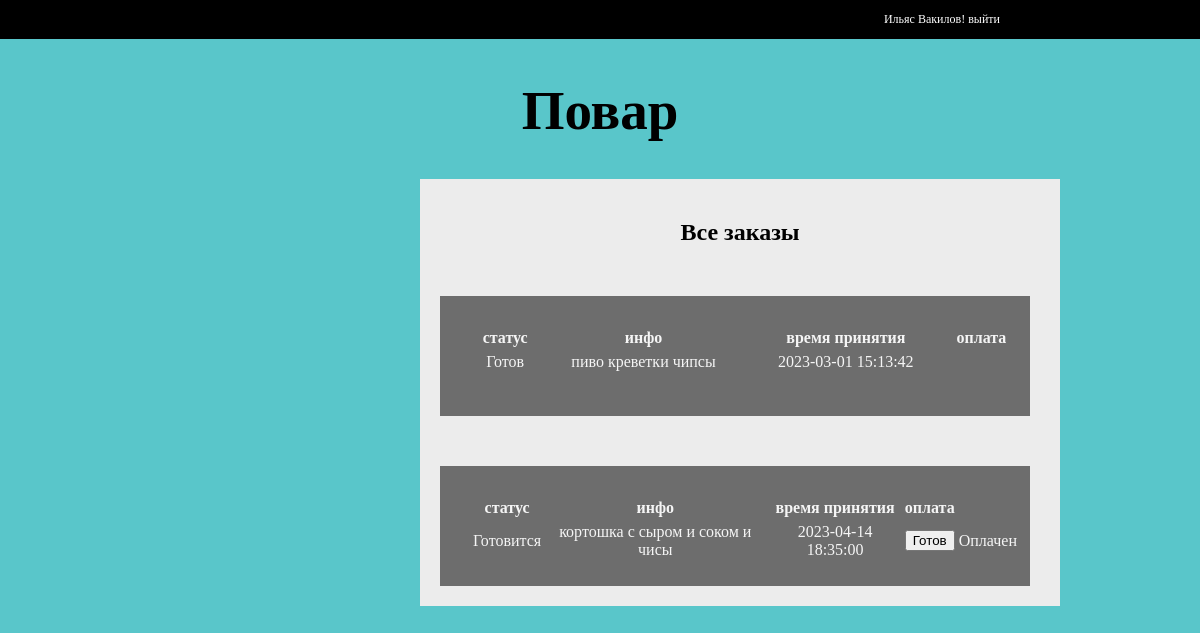
Page /registr/dashboard_pov.php (signed in) on the committed database.
### tables this page shows
CREATE TABLE `zakaz` (
  `id` int(11) NOT NULL,
  `status` varchar(25) NOT NULL,
  `info` varchar(500) NOT NULL,
  `date` datetime NOT NULL,
  `status_oplata` varchar(50) NOT NULL
);

### registr/dashboard_pov.php (the view, shortened to what this page needs)
<!DOCTYPE html>
<html lang="en">
<head>
    <link rel="stylesheet" href="style.css">
</head>
<body>
<header>
        <p> <?php echo  $_SESSION['name']." ". $_SESSION['surname'];?>!
        <a href="logout.php" class="close-ses">выйти</a></p>
        </header>
    <h1>Повар</h1>
    <div  class="form" >
        <H2>Все заказы</H2>
        <?php
   require('db.php');
   $query= "SELECT * FROM `zakaz`";
   $result = mysqli_query($con, $query) or die;
   for($data = []; $row = mysqli_fetch_assoc($result); $data[]=$row)
   $i++;
   foreach($data as $elem){
        echo "<div class='smena-block'>";
        echo "<table class='t-zakaz'>";
        echo "<th>статус</th>";
        echo "<th>инфо</th>";
        echo "<th>время принятия</th>";
        echo "<th>оплата</th>";
        echo "<tr>";
        echo "<tr>";
        echo "<td>".$elem['status']."</td>";
        echo "<td>".$elem['info']."</td>";
        echo "<td>".$elem['date']."</td>";
        $idd = $elem['id'];
        if($elem['status'] == 'Готовится'){
        echo "<td>"."<form  method='post'><input type='submit' value='Готов' name='$idd'></form>"."</td>";
        }
        echo "<td>".$elem['status_oplata']."</td>";
        echo "</tr>";
        echo "</table>";
        echo "</div>";
   }
?>
</div>
</body>
</html>

### registr/style.css (style rules this page uses)
body { margin: 0; padding: 0; background: rgb(89, 198, 202); }
h1 { text-align: center; font-size: 55px; }
.form { text-align: center; width: 600px; display: block; margin: 0 35% 0 35%; padding: 20px; background: rgb(236, 236, 236); }
header { width: 100%; margin: 0 0 5vh 0; display: flex; justify-content: right; background-color: black; }
header>p { color: white; font-size: 1vw; padding-right: 200px; }
.close-ses { color: white; text-decoration: none; }
.t-zakaz { width: 550px; margin: 20px; }
.smena-block { width: 570px; padding: 10px; margin-top: 50px; height: 100px; color: whitesmoke; background: rgba(12, 12, 12, 0.562); }

### rows in the picture
zakaz: status "Готов", info "пиво креветки чипсы", date "2023-03-01 15:13:42"
zakaz: status "Готовится", info "кортошка с сыром и соком и чисы", date "2023-04-14 18:35:00", status_oplata "Оплачен"

### other values in the picture
$_SESSION['name'] "Ильяс"
$_SESSION['surname'] "Вакилов"
